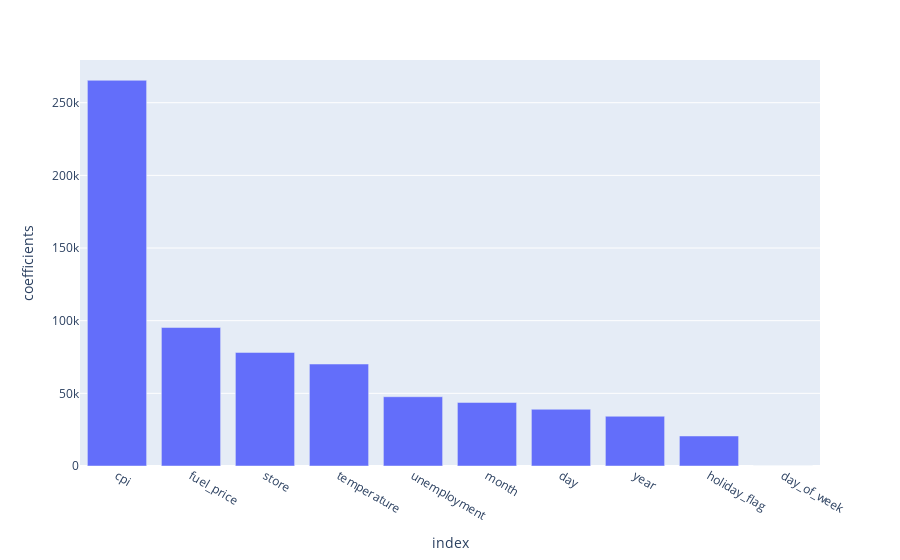

Notebook source saved alongside this figure:
### Code cell
coefs = pd.DataFrame(index = features_list, data = regressor.coef_.transpose(), columns=["coefficients"]).abs().sort_values(by="coefficients", ascending=False)
fig = px.bar(coefs, x= coefs.index, y ="coefficients")
fig.show()

### Figure 1 — Plotly figure (JSON) as saved in the notebook; plotly's stock layout.template omitted (floating-point values rounded to 4 significant figures)
{"data": [{"alignmentgroup": "True", "hovertemplate": "index=%{x}<br>coefficients=%{y}<extra></extra>", "legendgroup": "", "marker": {"color": "#636efa", "pattern": {"shape": ""}}, "name": "", "offsetgroup": "", "orientation": "v", "showlegend": false, "textposition": "auto", "type": "bar", "x": ["cpi", "fuel_price", "store", "temperature", "unemployment", "month", "day", "year", "holiday_flag", "day_of_week"], "xaxis": "x", "y": [265400.0, 95290.0, 78160.0, 70180.0, 47680.0, 43740.0, 39030.0, 34230.0, 20650.0, 0], "yaxis": "y"}], "layout": {"barmode": "relative", "legend": {"tracegroupgap": 0}, "margin": {"t": 60}, "xaxis": {"anchor": "y", "domain": [0, 1], "title": {"text": "index"}}, "yaxis": {"anchor": "x", "domain": [0, 1], "title": {"text": "coefficients"}}}}
